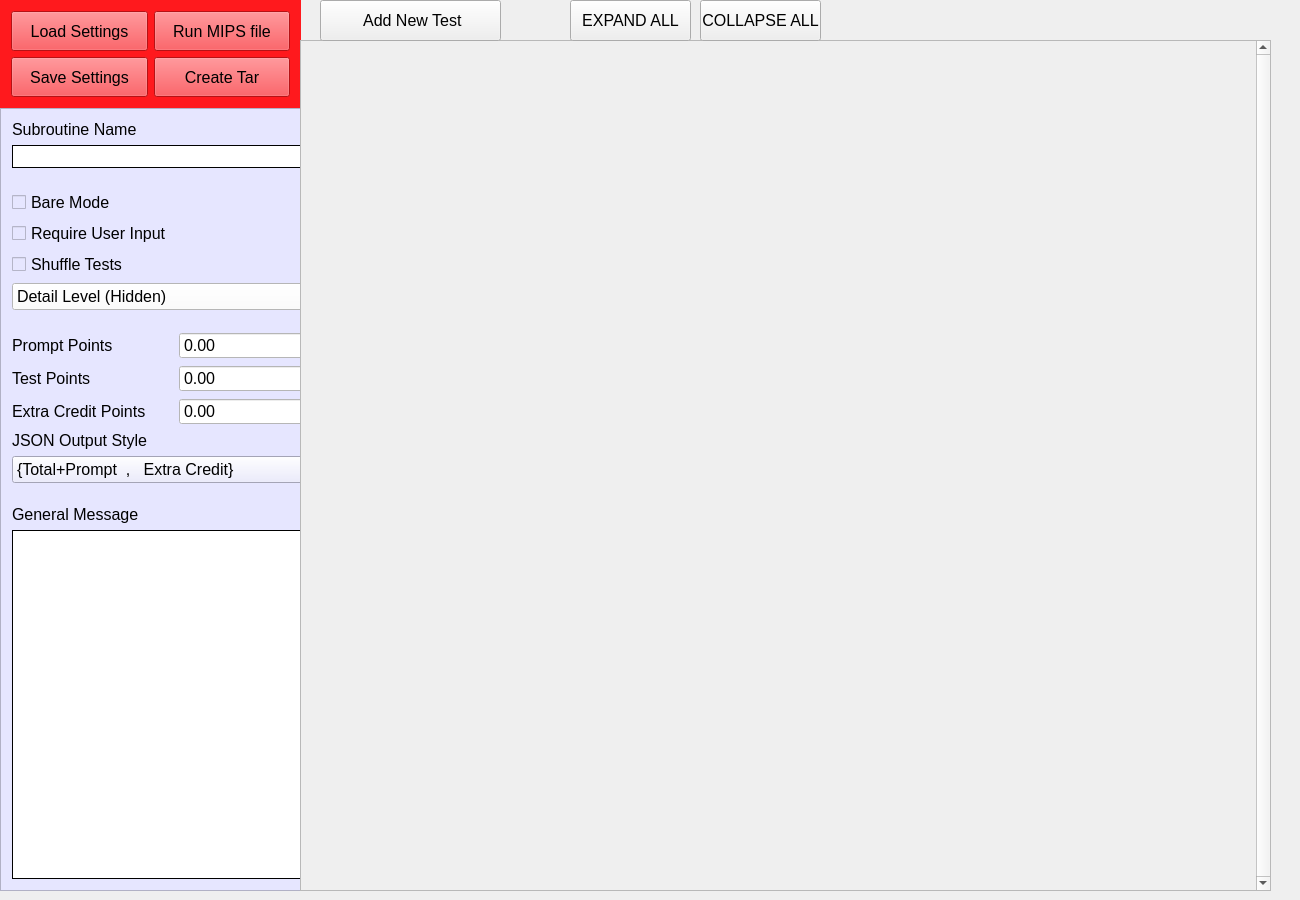
<?xml version="1.0" encoding="UTF-8"?>
<ui version="4.0">
 <class>MainWindow</class>
 <widget class="QMainWindow" name="MainWindow">
  <property name="enabled">
   <bool>true</bool>
  </property>
  <property name="geometry">
   <rect>
    <x>0</x>
    <y>0</y>
    <width>1300</width>
    <height>900</height>
   </rect>
  </property>
  <property name="windowTitle">
   <string>MainWindow</string>
  </property>
  <property name="styleSheet">
   <string notr="true">font: 12pt </string>
  </property>
  <widget class="QWidget" name="centralWidget">
   <widget class="QFrame" name="frame">
    <property name="geometry">
     <rect>
      <x>0</x>
      <y>0</y>
      <width>301</width>
      <height>891</height>
     </rect>
    </property>
    <property name="sizePolicy">
     <sizepolicy hsizetype="Preferred" vsizetype="Preferred">
      <horstretch>0</horstretch>
      <verstretch>255</verstretch>
     </sizepolicy>
    </property>
    <property name="styleSheet">
     <string notr="true">background-color: rgb(225, 225, 225);</string>
    </property>
    <layout class="QVBoxLayout" name="verticalLayout">
     <property name="spacing">
      <number>0</number>
     </property>
     <property name="leftMargin">
      <number>0</number>
     </property>
     <property name="topMargin">
      <number>0</number>
     </property>
     <property name="rightMargin">
      <number>0</number>
     </property>
     <property name="bottomMargin">
      <number>0</number>
     </property>
     <item>
      <widget class="QFrame" name="frame_2">
       <property name="styleSheet">
        <string notr="true">background-color: rgb(255, 25, 29);</string>
       </property>
       <layout class="QGridLayout" name="gridLayout_2">
        <item row="0" column="0">
         <widget class="QPushButton" name="LoadSettingsBtn">
          <property name="sizePolicy">
           <sizepolicy hsizetype="Preferred" vsizetype="Preferred">
            <horstretch>0</horstretch>
            <verstretch>0</verstretch>
           </sizepolicy>
          </property>
          <property name="minimumSize">
           <size>
            <width>0</width>
            <height>40</height>
           </size>
          </property>
          <property name="text">
           <string>Load Settings</string>
          </property>
         </widget>
        </item>
        <item row="0" column="1">
         <widget class="QPushButton" name="RunMipsBtn">
          <property name="sizePolicy">
           <sizepolicy hsizetype="Preferred" vsizetype="Preferred">
            <horstretch>0</horstretch>
            <verstretch>0</verstretch>
           </sizepolicy>
          </property>
          <property name="text">
           <string>Run MIPS file</string>
          </property>
         </widget>
        </item>
        <item row="1" column="0">
         <widget class="QPushButton" name="SaveSettingsBtn">
          <property name="sizePolicy">
           <sizepolicy hsizetype="Preferred" vsizetype="Preferred">
            <horstretch>0</horstretch>
            <verstretch>0</verstretch>
           </sizepolicy>
          </property>
          <property name="minimumSize">
           <size>
            <width>0</width>
            <height>40</height>
           </size>
          </property>
          <property name="text">
           <string>Save Settings</string>
          </property>
         </widget>
        </item>
        <item row="1" column="1">
         <widget class="QPushButton" name="CreateTarBtn">
          <property name="sizePolicy">
           <sizepolicy hsizetype="Preferred" vsizetype="Preferred">
            <horstretch>0</horstretch>
            <verstretch>0</verstretch>
           </sizepolicy>
          </property>
          <property name="text">
           <string>Create Tar</string>
          </property>
         </widget>
        </item>
       </layout>
      </widget>
     </item>
     <item>
      <widget class="QScrollArea" name="scrollArea">
       <property name="styleSheet">
        <string notr="true">background-color: rgb(230, 230, 255);</string>
       </property>
       <property name="horizontalScrollBarPolicy">
        <enum>Qt::ScrollBarAlwaysOff</enum>
       </property>
       <property name="widgetResizable">
        <bool>true</bool>
       </property>
       <widget class="QWidget" name="scrollAreaWidgetContents">
        <property name="geometry">
         <rect>
          <x>0</x>
          <y>0</y>
          <width>299</width>
          <height>785</height>
         </rect>
        </property>
        <layout class="QFormLayout" name="formLayout">
         <item row="0" column="0">
          <widget class="QLabel" name="label">
           <property name="text">
            <string>Subroutine Name</string>
           </property>
          </widget>
         </item>
         <item row="1" column="0" colspan="2">
          <widget class="QLineEdit" name="subroutine_name">
           <property name="styleSheet">
            <string notr="true">border-style: outset;
border-color: black;
border-width: 1px;
background-color: rgb(255, 255, 255);</string>
           </property>
           <property name="clearButtonEnabled">
            <bool>false</bool>
           </property>
          </widget>
         </item>
         <item row="2" column="0">
          <spacer name="verticalSpacer_2">
           <property name="orientation">
            <enum>Qt::Vertical</enum>
           </property>
           <property name="sizeType">
            <enum>QSizePolicy::Fixed</enum>
           </property>
           <property name="sizeHint" stdset="0">
            <size>
             <width>20</width>
             <height>10</height>
            </size>
           </property>
          </spacer>
         </item>
         <item row="3" column="0">
          <widget class="QCheckBox" name="BareMode">
           <property name="text">
            <string>Bare Mode</string>
           </property>
           <property name="checked">
            <bool>false</bool>
           </property>
          </widget>
         </item>
         <item row="4" column="0">
          <widget class="QCheckBox" name="RequireUserInput">
           <property name="autoFillBackground">
            <bool>false</bool>
           </property>
           <property name="styleSheet">
            <string notr="true"/>
           </property>
           <property name="text">
            <string>Require User Input</string>
           </property>
           <property name="checked">
            <bool>false</bool>
           </property>
          </widget>
         </item>
         <item row="5" column="0" colspan="2">
          <widget class="QCheckBox" name="Shuffle">
           <property name="text">
            <string>Shuffle Tests</string>
           </property>
          </widget>
         </item>
         <item row="6" column="0" colspan="2">
          <widget class="QComboBox" name="ShowLevel">
           <property name="sizePolicy">
            <sizepolicy hsizetype="Preferred" vsizetype="Preferred">
             <horstretch>0</horstretch>
             <verstretch>0</verstretch>
            </sizepolicy>
           </property>
           <property name="minimumSize">
            <size>
             <width>0</width>
             <height>0</height>
            </size>
           </property>
           <property name="maximumSize">
            <size>
             <width>10000</width>
             <height>16777215</height>
            </size>
           </property>
           <property name="styleSheet">
            <string notr="true">background-color: rgb(255, 255, 255);
selection-background-color: rgb(232, 232, 232);
selection-color: rgb(118, 0, 1);</string>
           </property>
           <item>
            <property name="text">
             <string>Detail Level (Hidden)</string>
            </property>
           </item>
           <item>
            <property name="text">
             <string>Show Only Output</string>
            </property>
           </item>
           <item>
            <property name="text">
             <string>Show Full Details</string>
            </property>
           </item>
          </widget>
         </item>
         <item row="7" column="0">
          <spacer name="verticalSpacer">
           <property name="orientation">
            <enum>Qt::Vertical</enum>
           </property>
           <property name="sizeType">
            <enum>QSizePolicy::Fixed</enum>
           </property>
           <property name="sizeHint" stdset="0">
            <size>
             <width>20</width>
             <height>10</height>
            </size>
           </property>
          </spacer>
         </item>
         <item row="10" column="0">
          <widget class="QLabel" name="label_2">
           <property name="text">
            <string>Prompt Points</string>
           </property>
          </widget>
         </item>
         <item row="10" column="1">
          <widget class="QDoubleSpinBox" name="PromptPoints">
           <property name="minimumSize">
            <size>
             <width>0</width>
             <height>0</height>
            </size>
           </property>
           <property name="maximumSize">
            <size>
             <width>16777215</width>
             <height>16777215</height>
            </size>
           </property>
           <property name="styleSheet">
            <string notr="true">background-color: rgb(255, 255, 255);</string>
           </property>
           <property name="specialValueText">
            <string/>
           </property>
           <property name="prefix">
            <string/>
           </property>
           <property name="maximum">
            <double>999.990000000000009</double>
           </property>
          </widget>
         </item>
         <item row="11" column="0">
          <widget class="QLabel" name="label_3">
           <property name="text">
            <string>Test Points</string>
           </property>
          </widget>
         </item>
         <item row="11" column="1">
          <widget class="QDoubleSpinBox" name="TestPoints">
           <property name="maximumSize">
            <size>
             <width>16777215</width>
             <height>16777215</height>
            </size>
           </property>
           <property name="styleSheet">
            <string notr="true">background-color: rgb(255, 255, 255);</string>
           </property>
           <property name="specialValueText">
            <string/>
           </property>
           <property name="maximum">
            <double>999.990000000000009</double>
           </property>
          </widget>
         </item>
         <item row="12" column="0">
          <widget class="QLabel" name="label_4">
           <property name="text">
            <string>Extra Credit Points</string>
           </property>
          </widget>
         </item>
         <item row="12" column="1">
          <widget class="QDoubleSpinBox" name="EC_TestPoints">
           <property name="maximumSize">
            <size>
             <width>16777215</width>
             <height>16777215</height>
            </size>
           </property>
           <property name="styleSheet">
            <string notr="true">background-color: rgb(255, 255, 255);</string>
           </property>
           <property name="specialValueText">
            <string/>
           </property>
           <property name="maximum">
            <double>999.990000000000009</double>
           </property>
          </widget>
         </item>
         <item row="15" column="0">
          <spacer name="verticalSpacer_3">
           <property name="orientation">
            <enum>Qt::Vertical</enum>
           </property>
           <property name="sizeType">
            <enum>QSizePolicy::Fixed</enum>
           </property>
           <property name="sizeHint" stdset="0">
            <size>
             <width>20</width>
             <height>10</height>
            </size>
           </property>
          </spacer>
         </item>
         <item row="16" column="0">
          <widget class="QLabel" name="label_5">
           <property name="text">
            <string>General Message</string>
           </property>
          </widget>
         </item>
         <item row="17" column="0" colspan="2">
          <widget class="QTextEdit" name="message">
           <property name="sizePolicy">
            <sizepolicy hsizetype="Expanding" vsizetype="Minimum">
             <horstretch>0</horstretch>
             <verstretch>190</verstretch>
            </sizepolicy>
           </property>
           <property name="styleSheet">
            <string notr="true">border-style: outset;
border-color: black;
border-width: 1px;
background-color: rgb(255, 255, 255);</string>
           </property>
          </widget>
         </item>
         <item row="13" column="0" colspan="2">
          <widget class="QLabel" name="label_6">
           <property name="text">
            <string>JSON Output Style</string>
           </property>
          </widget>
         </item>
         <item row="14" column="0" colspan="2">
          <widget class="QComboBox" name="JsonStyle">
           <item>
            <property name="text">
             <string>{Total+Prompt  ,   Extra Credit}</string>
            </property>
           </item>
           <item>
            <property name="text">
             <string>{Prompt  ,   Total  ,   Extra Credit}</string>
            </property>
           </item>
           <item>
            <property name="text">
             <string>{Prompt,  Test1, Test2, Test3,.....TestX}</string>
            </property>
           </item>
          </widget>
         </item>
        </layout>
       </widget>
      </widget>
     </item>
    </layout>
   </widget>
   <widget class="QScrollArea" name="testScroll">
    <property name="geometry">
     <rect>
      <x>300</x>
      <y>40</y>
      <width>971</width>
      <height>851</height>
     </rect>
    </property>
    <property name="sizePolicy">
     <sizepolicy hsizetype="Preferred" vsizetype="Preferred">
      <horstretch>0</horstretch>
      <verstretch>0</verstretch>
     </sizepolicy>
    </property>
    <property name="styleSheet">
     <string notr="true"/>
    </property>
    <property name="verticalScrollBarPolicy">
     <enum>Qt::ScrollBarAlwaysOn</enum>
    </property>
    <property name="horizontalScrollBarPolicy">
     <enum>Qt::ScrollBarAsNeeded</enum>
    </property>
    <property name="widgetResizable">
     <bool>true</bool>
    </property>
    <widget class="QWidget" name="testScrollArea">
     <property name="geometry">
      <rect>
       <x>0</x>
       <y>0</y>
       <width>955</width>
       <height>849</height>
      </rect>
     </property>
     <property name="sizePolicy">
      <sizepolicy hsizetype="Preferred" vsizetype="Preferred">
       <horstretch>0</horstretch>
       <verstretch>0</verstretch>
      </sizepolicy>
     </property>
     <property name="sizeIncrement">
      <size>
       <width>2</width>
       <height>0</height>
      </size>
     </property>
     <layout class="QVBoxLayout" name="allTests">
      <property name="spacing">
       <number>0</number>
      </property>
      <property name="sizeConstraint">
       <enum>QLayout::SetNoConstraint</enum>
      </property>
      <property name="leftMargin">
       <number>0</number>
      </property>
      <property name="topMargin">
       <number>6</number>
      </property>
      <property name="rightMargin">
       <number>0</number>
      </property>
      <property name="bottomMargin">
       <number>0</number>
      </property>
     </layout>
    </widget>
   </widget>
   <widget class="QPushButton" name="AddTestButton">
    <property name="geometry">
     <rect>
      <x>320</x>
      <y>0</y>
      <width>181</width>
      <height>41</height>
     </rect>
    </property>
    <property name="text">
     <string> Add New Test</string>
    </property>
    <property name="icon">
     <iconset>
      <normaloff>Icons/add.png</normaloff>Icons/add.png</iconset>
    </property>
    <property name="iconSize">
     <size>
      <width>25</width>
      <height>25</height>
     </size>
    </property>
   </widget>
   <widget class="QToolButton" name="ExpandBtn">
    <property name="geometry">
     <rect>
      <x>570</x>
      <y>0</y>
      <width>121</width>
      <height>41</height>
     </rect>
    </property>
    <property name="text">
     <string>EXPAND ALL</string>
    </property>
   </widget>
   <widget class="QToolButton" name="CollapseBtn">
    <property name="geometry">
     <rect>
      <x>700</x>
      <y>0</y>
      <width>121</width>
      <height>41</height>
     </rect>
    </property>
    <property name="text">
     <string>COLLAPSE ALL</string>
    </property>
   </widget>
  </widget>
 </widget>
 <layoutdefault spacing="6" margin="11"/>
 <resources/>
 <connections/>
</ui>
